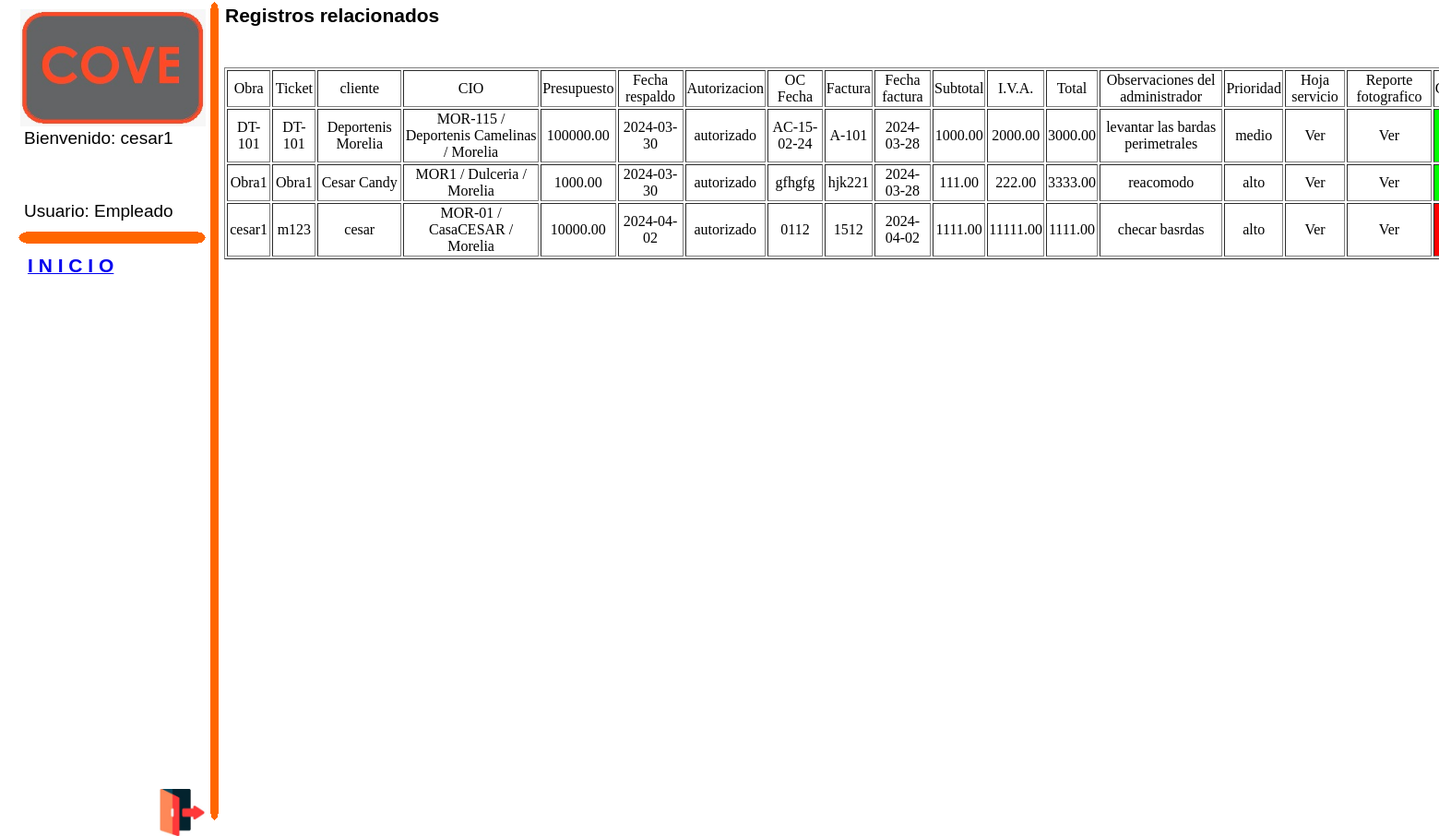
Page /sistema_empleados.php (signed in) on the committed database.
### tables this page shows
CREATE TABLE `servicios` (
  `id` bigint(20) unsigned NOT NULL AUTO_INCREMENT,
  `obra` varchar(50) NOT NULL,
  `ticket` varchar(50) NOT NULL,
  `cliente` longtext NOT NULL,
  `sucursal_id` int(10) unsigned NOT NULL,
  `creador_registro` varchar(500) NOT NULL,
  `presupuesto` double(8,2) NOT NULL DEFAULT 0.00,
  `fecha_respaldo` date DEFAULT NULL,
  `autorizacion` enum('autorizado','negado') NOT NULL DEFAULT 'autorizado',
  `oc_fecha` varchar(50) NOT NULL,
  `factura` varchar(50) NOT NULL,
  `fecha_factura` date DEFAULT NULL,
  `subtotal` double(8,2) NOT NULL DEFAULT 0.00,
  `iva` double(8,2) NOT NULL DEFAULT 0.00,
  `total` double(8,2) NOT NULL DEFAULT 0.00,
  `comentario` longtext NOT NULL,
  `prioridad` enum('alto','medio','bajo') NOT NULL DEFAULT 'bajo',
  `hoja_servicio` varchar(50) NOT NULL,
  `reporte_fotografico` varchar(255) NOT NULL,
  `fecha_creacion` datetime DEFAULT NULL,
  `fecha_cierre` datetime DEFAULT NULL,
  `activo` int(11) NOT NULL,
  `actualizo` varchar(500) NOT NULL,
  PRIMARY KEY (`id`)
);

CREATE TABLE `sucursales` (
  `id` bigint(20) unsigned NOT NULL AUTO_INCREMENT,
  `cio` varchar(50) NOT NULL,
  `inmueble` longtext NOT NULL,
  `ciudad` varchar(50) NOT NULL,
  `created_time` datetime DEFAULT NULL,
  `updated_time` datetime DEFAULT NULL,
  `realizo` varchar(500) NOT NULL,
  `actualizo` varchar(500) NOT NULL,
  `estado` int(11) NOT NULL,
  PRIMARY KEY (`id`)
);

### sistema_empleados.php (the view, shortened to what this page needs)
<!DOCTYPE HTML PUBLIC "-//W3C//DTD HTML 4.01 Transitional//EN">
<html>
<head>
</head>
<body>
<div id="container">
<div id="html1" style="position:absolute; overflow:hidden; left:243px; top:73px; width:1600px; height:814px; z-index:7">
<table border=1 align="center">
<tr align="center">
	<td>Obra</td>
	<td>Ticket</td>
	<td>cliente</td>
	<td>CIO</td>
	<td>Presupuesto</td>
	<td>Fecha respaldo</td>
	<td>Autorizacion</td>
	<td>OC Fecha</td>
	<td>Factura</td>
	<td>Fecha factura</td>
	<td>Subtotal</td>
	<td>I.V.A.</td>
	<td>Total</td>
	<td>Observaciones del administrador</td>
	<td>Prioridad</td>
	<td>Hoja servicio</td>
	<td>Reporte fotografico</td>
	<td>Comentarios</td>
</tr>
<?php
include_once "conexion.php";
$consulta_supervisor = "SELECT * FROM supervisores_mantenimientos where estado = 1 and nombre_id=".$_SESSION["id_usuario"];
$resultado_supervisor = mysqli_query($conexion, $consulta_supervisor);
while ($row1 = mysqli_fetch_assoc($resultado_supervisor)) {
$consulta = "SELECT * FROM servicios where activo = 1 and id=".$row1["mantenimiento_id"];
$resultado = mysqli_query($conexion, $consulta);
while ($row = mysqli_fetch_assoc($resultado)) {
    echo "<tr align='center'>";
	    echo "<td>".$row["obra"]."</td>";
	    echo "<td>".$row["ticket"]."</td>";
	    echo "<td>".$row["cliente"]."</td>";
	    $consulta_suc = "SELECT * FROM sucursales where id =".$row["sucursal_id"];
		$resultado_suc = mysqli_query($conexion, $consulta_suc);
		$row_suc = mysqli_fetch_assoc($resultado_suc);
	    echo "<td>".$row_suc["cio"]." / ".$row_suc["inmueble"]." / ".$row_suc["ciudad"]."</td>";
	    echo "<td>".$row["presupuesto"]."</td>";
	    echo "<td>".$row["fecha_respaldo"]."</td>";
		echo "<td>".$row["autorizacion"]."</td>";
		echo "<td>".$row["oc_fecha"]."</td>";
		echo "<td>".$row["factura"]."</td>";
		echo "<td>".$row["fecha_factura"]."</td>";
		echo "<td>".$row["subtotal"]."</td>";
		echo "<td>".$row["iva"]."</td>";
		echo "<td>".$row["total"]."</td>";
		echo "<td>".$row["comentario"]."</td>";
		echo "<td>".$row["prioridad"]."</td>";
		echo "<td>Ver</td>";
		echo "<td>Ver</td>";
		$verificar_checados="select * from observacion_servicio where servicio_id=".$row["id"]." and checado='NO'";
		$comentarios_por_revisar = mysqli_num_rows(mysqli_query($conexion, $verificar_checados));
		if( $comentarios_por_revisar == 0)
			echo "<td bgcolor='00FF00'><a href='alta_comentarios_mantenimientos.php?id=".$row["id"]."'> Ver </a></td>";
		else
			echo "<td bgcolor='FF0000'><a href='alta_comentarios_mantenimientos.php?id=".$row["id"]."'> Ver </a></td>";echo "<td>".$row["fecha_creacion"]."</td>";
    echo "</tr>";
}
}
?>
</table>
</div>
<div id="image1" style="position:absolute; overflow:hidden; left:22px; top:10px; width:201px; height:127px; z-index:0"><img src="images/WhatsApp Image 2024-01-16 at 7.01.31 PM.jpeg" alt="" title="" border=0 width=201 height=127></div>
<div id="roundrect1" style="position:absolute; overflow:hidden; left:228px; top:2px; width:10px; height:888px; z-index:1"><img border=0 width="100%" height="100%" alt="" src="images/roundrect267572546.gif"></div>
<div id="roundrect2" style="position:absolute; overflow:hidden; left:20px; top:251px; width:204px; height:14px; z-index:2"><img border=0 width="100%" height="100%" alt="" src="images/roundrect267572531.gif"></div>
<div id="text8" style="position:absolute; overflow:hidden; left:244px; top:5px; width:1255px; height:35px; z-index:3">
<div class="wpmd">
<div><font class="ws16"><B>Registros relacionados</B></font></div>
</div></div>
<div id="text1" style="position:absolute; overflow:hidden; left:30px; top:276px; width:189px; height:35px; z-index:4">
<a href="sistema_empleados.php" title="Inicio de sistema"><div class="wpmd">
<div><font class="ws16"><B>I N I C I O</B></font></div>
</div></a></div>
<div id="image5" style="position:absolute; overflow:hidden; left:172px; top:855px; width:51px; height:51px; z-index:23"><a href="salir.php" title="Salir del sistema"><img src="images/paste8.jpg" alt="" title="" border=0 width=51 height=51></a></div>
<div id="text10" style="position:absolute; overflow:hidden; left:26px; top:139px; width:197px; height:66px; z-index:19">
<div class="wpmd">
<div><font class="ws14">Bienvenido: <?php echo $_SESSION["nombre_usuario"];?> </font></div>
</div></div>
<div id="text11" style="position:absolute; overflow:hidden; left:26px; top:218px; width:203px; height:36px; z-index:20">
<div class="wpmd">
<div><font class="ws14">Usuario: <?php if($_SESSION["rol"] == 1) echo "Administrador"; else echo "Empleado"?></font></div>
</div>
</body>
</html>

### sistema_empleados.php (style rules this page uses)
.ws14 { font-size: 19px; }
.ws16 { font-size: 21px; }
.wpmd { font-size: 13px;font-family: Arial,Helvetica,Sans-Serif;font-style: normal;font-weight: normal; }
DIV,UL,OL { margin-top: 0px; margin-bottom: 0px; }
div#container { position:relative; width: 1863px; margin-top: 0px; margin-left: auto; margin-right: auto; text-align:left; }
body { text-align:center;margin:0 }

### rows in the picture
servicios: obra "DT-101", ticket "DT-101", cliente "Deportenis Morelia", sucursal.cio "MOR-115", sucursal.inmueble "Deportenis Camelinas", sucursal.ciudad "Morelia", presupuesto "100000.00", fecha_respaldo "2024-03-30", autorizacion "autorizado", oc_fecha "AC-15-02-24", factura "A-101", fecha_factura "2024-03-28", subtotal "1000.00", iva "2000.00", total "3000.00", comentario "levantar las bardas perimetrales", prioridad "medio"
servicios: obra "Obra1", ticket "Obra1", cliente "Cesar Candy", sucursal.cio "MOR1", sucursal.inmueble "Dulceria", sucursal.ciudad "Morelia", presupuesto "1000.00", fecha_respaldo "2024-03-30", autorizacion "autorizado", oc_fecha "gfhgfg", factura "hjk221", fecha_factura "2024-03-28", subtotal "111.00", iva "222.00", total "3333.00", comentario "reacomodo", prioridad "alto"
servicios: obra "cesar1", ticket "m123", cliente "cesar", sucursal.cio "MOR-01", sucursal.inmueble "CasaCESAR", sucursal.ciudad "Morelia", presupuesto "10000.00", fecha_respaldo "2024-04-02", autorizacion "autorizado", oc_fecha "0112", factura "1512", fecha_factura "2024-04-02", subtotal "1111.00", iva "11111.00", total "1111.00", comentario "checar basrdas", prioridad "alto"

### other values in the picture
$_SESSION["nombre_usuario"] "cesar1"
